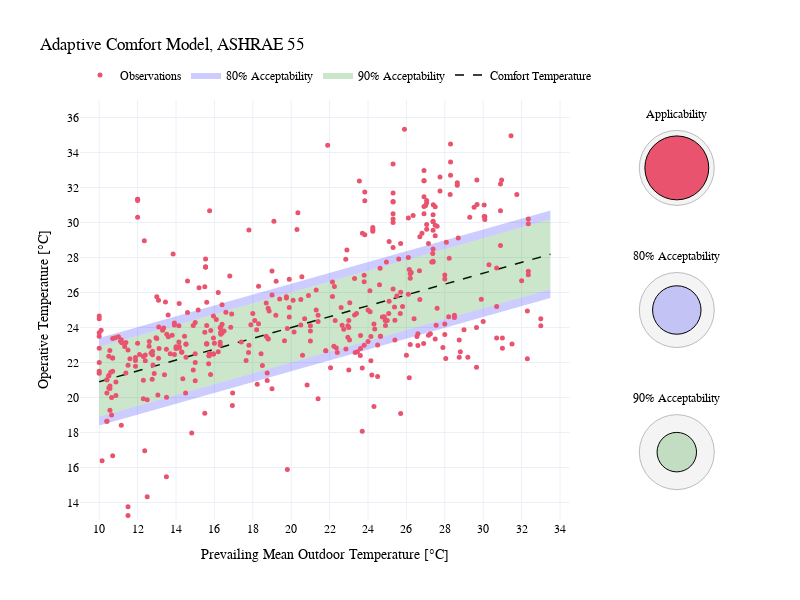

The code cell stored with this chart in its notebook:
### Markdown cell above
#### Alternative: With Summary

### Code cell
from pythermalcomfort.charts import adaptive_chart_with_summary

adaptive_chart_with_summary(df)

### Figure 1 — Plotly figure (JSON) as saved in the notebook; plotly's stock layout.template omitted (floating-point values rounded to 4 significant figures; data arrays with more than 128 entries replaced by an {"elided": "..."} marker saying what was removed)
{"data": [{"line": {"color": "black", "dash": "dash", "width": 1.5}, "mode": "lines", "name": "Comfort Temperature", "type": "scatter", "x": [10, 10.24, 10.47, 10.71, 10.95, 11.19, 11.42, 11.66, 11.9, 12.14, 12.37, 12.61, 12.85, 13.09, 13.32, 13.56, 13.8, 14.04, 14.27, 14.51, 14.75, 14.98, 15.22, 15.46, 15.7, 15.93, 16.17, 16.41, 16.65, 16.88, 17.12, 17.36, 17.6, 17.83, 18.07, 18.31, 18.55, 18.78, 19.02, 19.26, 19.49, 19.73, 19.97, 20.21, 20.44, 20.68, 20.92, 21.16, 21.39, 21.63, 21.87, 22.11, 22.34, 22.58, 22.82, 23.06, 23.29, 23.53, 23.77, 24.01, 24.24, 24.48, 24.72, 24.95, 25.19, 25.43, 25.67, 25.9, 26.14, 26.38, 26.62, 26.85, 27.09, 27.33, 27.57, 27.8, 28.04, 28.28, 28.52, 28.75, 28.99, 29.23, 29.46, 29.7, 29.94, 30.18, 30.41, 30.65, 30.89, 31.13, 31.36, 31.6, 31.84, 32.08, 32.31, 32.55, 32.79, 33.03, 33.26, 33.5], "xaxis": "x", "y": [20.9, 20.97, 21.05, 21.12, 21.19, 21.27, 21.34, 21.42, 21.49, 21.56, 21.64, 21.71, 21.78, 21.86, 21.93, 22.0, 22.08, 22.15, 22.22, 22.3, 22.37, 22.45, 22.52, 22.59, 22.67, 22.74, 22.81, 22.89, 22.96, 23.03, 23.11, 23.18, 23.25, 23.33, 23.4, 23.48, 23.55, 23.62, 23.7, 23.77, 23.84, 23.92, 23.99, 24.06, 24.14, 24.21, 24.28, 24.36, 24.43, 24.51, 24.58, 24.65, 24.73, 24.8, 24.87, 24.95, 25.02, 25.09, 25.17, 25.24, 25.32, 25.39, 25.46, 25.54, 25.61, 25.68, 25.76, 25.83, 25.9, 25.98, 26.05, 26.12, 26.2, 26.27, 26.35, 26.42, 26.49, 26.57, 26.64, 26.71, 26.79, 26.86, 26.93, 27.01, 27.08, 27.15, 27.23, 27.3, 27.38, 27.45, 27.52, 27.6, 27.67, 27.74, 27.82, 27.89, 27.96, 28.04, 28.11, 28.19], "yaxis": "y"}, {"fill": "toself", "fillcolor": "rgba(0, 128, 0, 0.2)", "line": {"color": "rgba(255,255,255,0)"}, "name": "90% Acceptability", "type": "scatter", "x": {"elided": "200 float values"}, "xaxis": "x", "y": {"elided": "200 float values"}, "yaxis": "y"}, {"fill": "tonexty", "fillcolor": "rgba(0, 0, 255, 0.2)", "line": {"color": "rgba(255,255,255,0)"}, "name": "80% Acceptability", "type": "scatter", "x": {"elided": "200 float values"}, "xaxis": "x", "y": {"elided": "200 float values"}, "yaxis": "y"}, {"hovertemplate": "t_out: %{x:.1f}<br>t_op: %{y:.1f}<extra></extra>", "marker": {"color": "#ea536e", "size": 5, "symbol": "circle"}, "mode": "markers", "name": "Observations", "type": "scatter", "x": {"elided": "426 float values"}, "xaxis": "x", "y": {"elided": "426 float values"}, "yaxis": "y"}, {"hoverinfo": "skip", "marker": {"color": "rgba(200,200,200,0.2)", "line": {"color": "black", "width": 0.25}, "size": 75}, "mode": "markers", "showlegend": false, "type": "scatter", "x": [0], "xaxis": "x2", "y": [3], "yaxis": "y2"}, {"hoverinfo": "text", "marker": {"color": "#ea536e", "line": {"color": "black", "width": 1}, "size": 63.9}, "mode": "markers", "name": "Applicability: 85.2%", "showlegend": false, "text": ["85% of 500 samples"], "type": "scatter", "x": [0], "xaxis": "x2", "y": [3], "yaxis": "y2"}, {"hoverinfo": "skip", "marker": {"color": "rgba(200,200,200,0.2)", "line": {"color": "black", "width": 0.25}, "size": 75}, "mode": "markers", "showlegend": false, "type": "scatter", "x": [0], "xaxis": "x2", "y": [2], "yaxis": "y2"}, {"hoverinfo": "text", "marker": {"color": "rgba(0, 0, 255, 0.2)", "line": {"color": "black", "width": 1}, "size": 48.45}, "mode": "markers", "name": "80% Acceptability: 64.6%", "showlegend": false, "text": ["64% of 500 samples"], "type": "scatter", "x": [0], "xaxis": "x2", "y": [2], "yaxis": "y2"}, {"hoverinfo": "skip", "marker": {"color": "rgba(200,200,200,0.2)", "line": {"color": "black", "width": 0.25}, "size": 75}, "mode": "markers", "showlegend": false, "type": "scatter", "x": [0], "xaxis": "x2", "y": [1], "yaxis": "y2"}, {"hoverinfo": "text", "marker": {"color": "rgba(0, 128, 0, 0.2)", "line": {"color": "black", "width": 1}, "size": 39.45}, "mode": "markers", "name": "90% Acceptability: 52.6%", "showlegend": false, "text": ["52% of 500 samples"], "type": "scatter", "x": [0], "xaxis": "x2", "y": [1], "yaxis": "y2"}], "layout": {"annotations": [{"align": "center", "font": {"size": 12}, "showarrow": false, "text": "Applicability", "x": 0, "xref": "x2", "y": 3.375, "yref": "y2"}, {"align": "center", "font": {"size": 12}, "showarrow": false, "text": "80% Acceptability", "x": 0, "xref": "x2", "y": 2.375, "yref": "y2"}, {"align": "center", "font": {"size": 12}, "showarrow": false, "text": "90% Acceptability", "x": 0, "xref": "x2", "y": 1.375, "yref": "y2"}], "height": 600, "legend": {"font": {"size": 12}, "orientation": "h", "x": 0, "xanchor": "left", "y": 1.025, "yanchor": "bottom"}, "title": {"text": "Adaptive Comfort Model, ASHRAE 55"}, "width": 800, "xaxis": {"anchor": "y", "domain": [0, 0.765], "dtick": 2, "range": [9, 34.5], "title": {"text": "Prevailing Mean Outdoor Temperature [°C]"}}, "xaxis2": {"anchor": "y2", "domain": [0.865, 1], "showgrid": false, "showticklabels": false, "zeroline": false}, "yaxis": {"anchor": "x", "domain": [0, 1], "dtick": 2, "range": [13, 37], "title": {"text": "Operative Temperature [°C]"}}, "yaxis2": {"anchor": "x2", "domain": [0, 1], "showgrid": false, "showticklabels": false}}}
